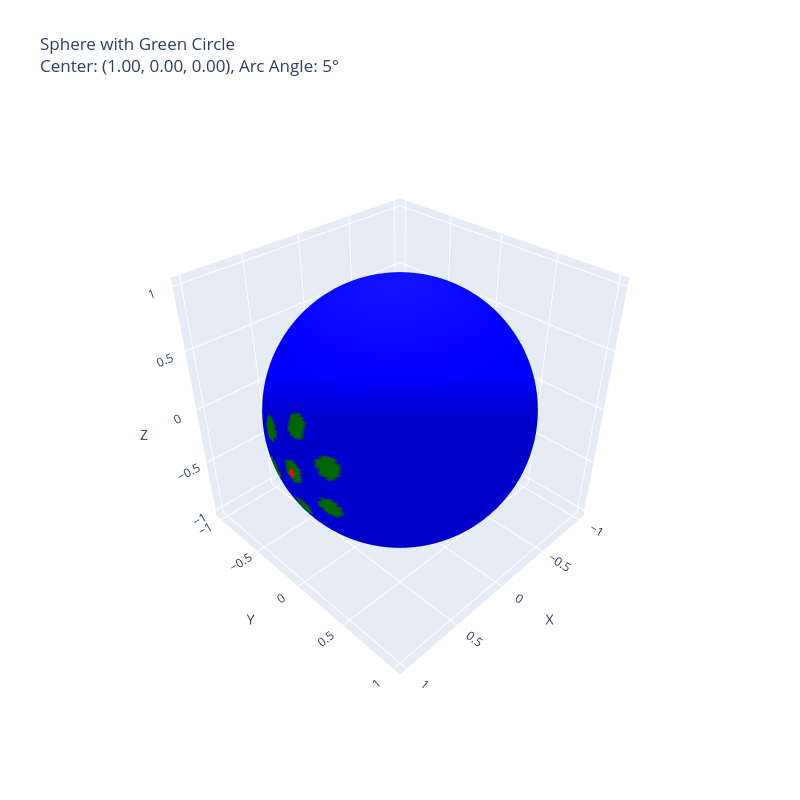

The cell this chart's notebook holds for it:
### Code cell
new_ds=gen6tgt(v,k,th)
fig = make_fig([(_,5) for _ in new_ds]+[(v,5)])
fig.show()

### Figure 1 — Plotly figure (JSON) as saved in the notebook; plotly's stock layout.template omitted (floating-point values rounded to 4 significant figures; data arrays with more than 128 entries replaced by an {"elided": "..."} marker saying what was removed)
{"data": [{"cmax": 1, "cmin": 0, "colorscale": [[0, "blue"], [1, "green"]], "showscale": false, "surfacecolor": {"elided": "200x200 float values"}, "type": "surface", "x": {"elided": "200x200 float values"}, "y": {"elided": "200x200 float values"}, "z": {"elided": "200x200 float values"}}, {"marker": {"color": "red", "size": 5}, "mode": "markers", "name": "Circle Center", "type": "scatter3d", "x": [1], "y": [0], "z": [0]}], "layout": {"height": 800, "scene": {"aspectmode": "data", "camera": {"eye": {"x": 1.5, "y": 1.5, "z": 1.5}}, "xaxis": {"title": {"text": "X"}}, "yaxis": {"title": {"text": "Y"}}, "zaxis": {"title": {"text": "Z"}}}, "title": {"text": "Sphere with Green Circle<br>Center: (1.00, 0.00, 0.00), Arc Angle: 5°"}, "width": 800}}
